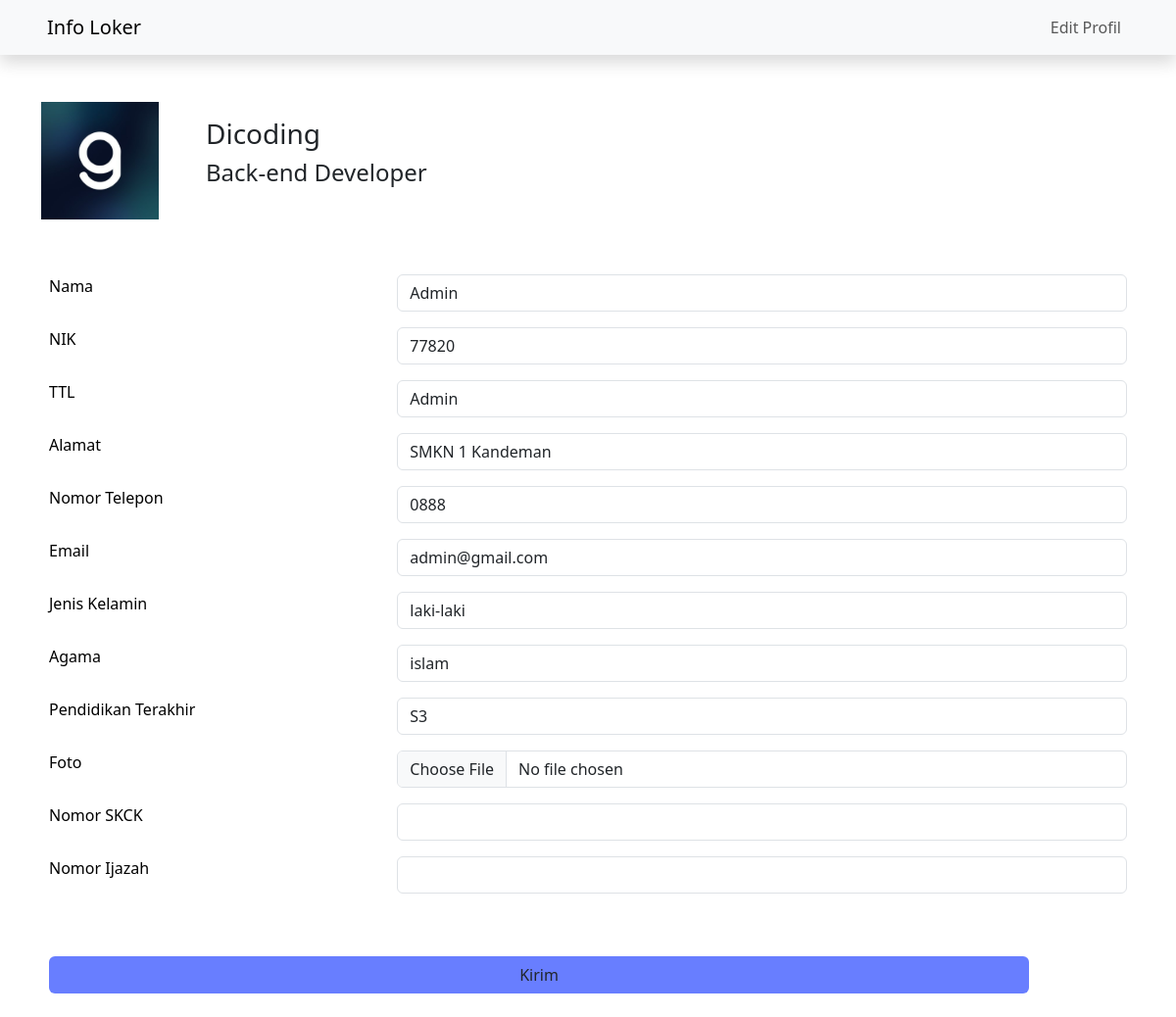
The app's page /pelamaran.php?user_id=1&&lowongan_id=1, older data.
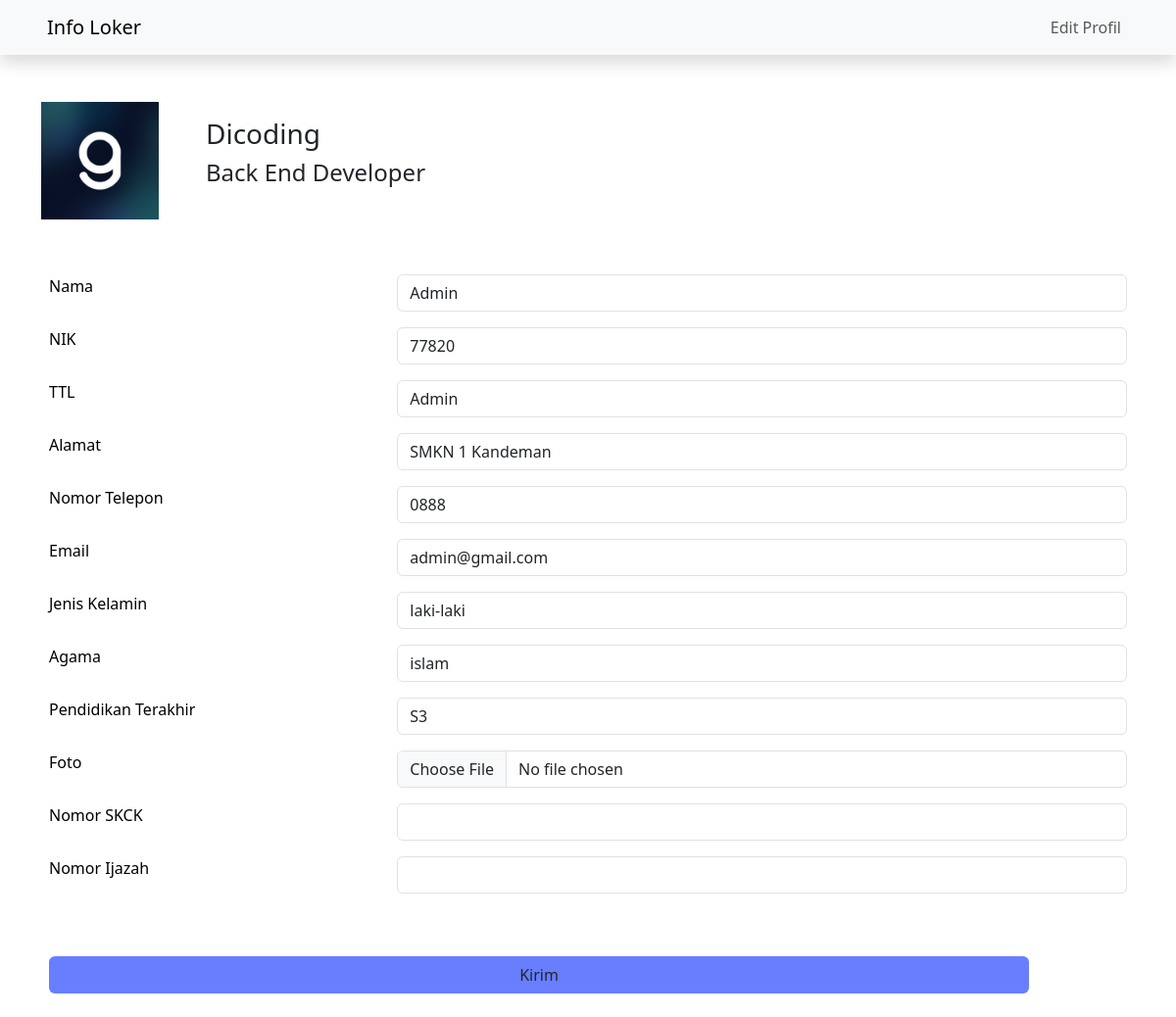
The same page, newer data.
### tables this page shows
CREATE TABLE `lowongans` (
  `id` int(11) NOT NULL,
  `perusahaan_id` int(11) DEFAULT NULL,
  `posisi` varchar(100) DEFAULT NULL,
  `kuota` int(11) DEFAULT NULL,
  `start_time` datetime DEFAULT NULL,
  `end_time` datetime DEFAULT NULL,
  `notes` text DEFAULT NULL,
  `min_age` int(11) DEFAULT NULL,
  `max_age` int(11) DEFAULT NULL,
  `sistem_pelamaran` enum('online','offline') DEFAULT NULL,
  `pengalaman` varchar(100) DEFAULT NULL,
  `pendidikan_terakhir` varchar(100) DEFAULT NULL,
  `jurusan` varchar(100) DEFAULT NULL,
  `gender` enum('Laki-Laki','Perempuan','Semua Gender') DEFAULT NULL
);

CREATE TABLE `perusahaans` (
  `id` int(11) NOT NULL,
  `nama` varchar(100) NOT NULL,
  `email` varchar(200) DEFAULT NULL,
  `alamat` varchar(200) DEFAULT NULL,
  `no_hp` varchar(15) DEFAULT NULL,
  `logo` varchar(100) DEFAULT NULL,
  `kontrak_kerja` varchar(100) DEFAULT NULL
);

### pelamaran.php (the view, shortened to what the changed rows need)
<!DOCTYPE html>
<html lang="en">
<head>
    <link href="https://cdn.jsdelivr.net/npm/bootstrap@5.3.2/dist/css/bootstrap.min.css" rel="stylesheet">
    <link rel="stylesheet" href="https://cdn.jsdelivr.net/npm/bootstrap-icons@1.10.5/font/bootstrap-icons.css">
    <link rel="stylesheet" href="css/style-pelamaran.css">
</head>
<body>
    <?php
        include 'connector.php';
        $lowonganId = $_GET['lowongan_id'];
    ?>
    <div class="container mt-5">
        <div class="info">
            <?php
                $queryGetDataLowongan = "SELECT l.id AS id, nama, posisi, logo FROM lowongans AS l
                                        LEFT JOIN perusahaans AS p ON  l.perusahaan_id=p.id
                                        WHERE l.id=$lowonganId";
                $resultDataLowongan = mysqli_query($conn, $queryGetDataLowongan);
                while($data = mysqli_fetch_assoc($resultDataLowongan)){
            ?>
                <img src="img/<?php echo $data['logo'];?>" alt="">
                <div class="ms-5 mt-3">
                    <h3><?php echo $data['nama'];?></h3>
                    <h4><?php echo $data['posisi'];?></h4>
                </div>
            <?php } ?>
        </div>
    </div>
</body>
</html>

Row changes from the older to the newer data that the page shows:
changed lowongans "Dicoding": posisi "Back-end Developer" → "Back End Developer"
